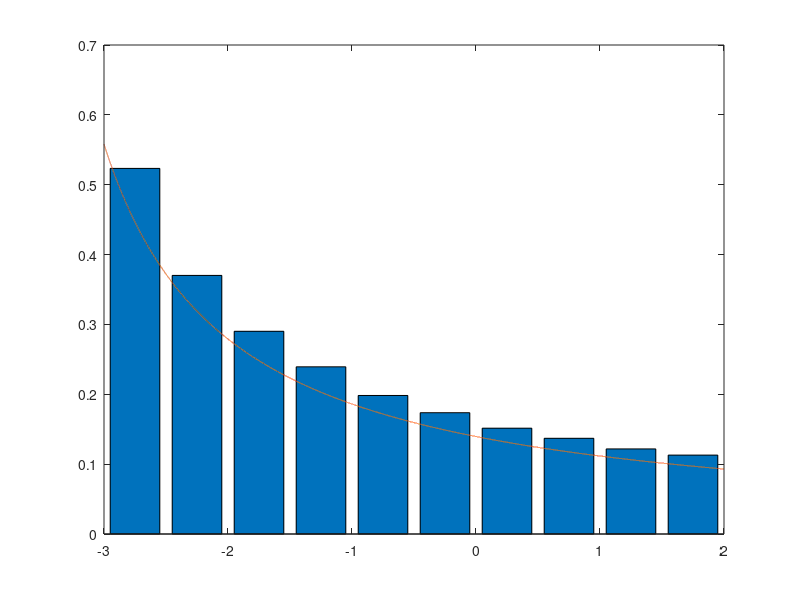
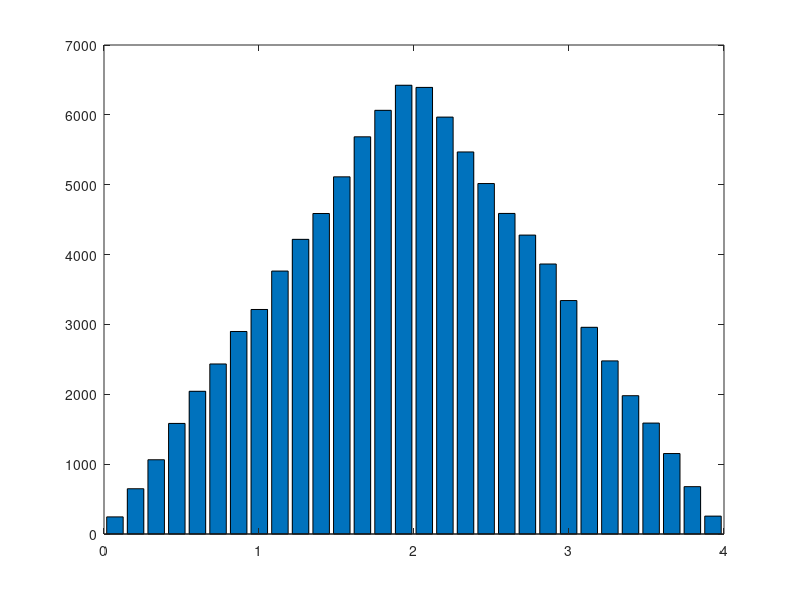

MATLAB code for these plots, in order: (Note: this script raises an error after producing the figures.)
clear variables;
close all;

n = 50000;

% On sais que F(X) = Y ~ U([0; 1])
%donc on genere Y comme dans l'exo 1 
% et on fait X = F^-1 (Y)

%empirique
Y = rand(1, n);
X = exp( Y * log(6) ) - 4;

[h, xout] = hist(X, 10);
aire = trapz(xout, h)

bar(xout, h/ aire)
hold on;

%theo 
a = -3;
b = 2;
alpha = 1/ log(6);

x = a : ( abs(a) + abs(b) ) / (n - 1) : b;
f = alpha ./ (x + 4);

plot(x, f)

%calcule

E_emp = mean(xout)
E_theo = ( a + b ) / 2

V_emp = mean(xout.^2) - mean(xout).^2
V_theo = (b-a)^2 / 12

sigma_emp = sqrt( V_emp )
sigma_theo = sqrt( V_theo )


% partie 2 

figure(2);

n=100000;% nombre d’expériences

Y1= rand(1, n / 2) / 2; 
Y2= rand( 1, n/2) / 2  + 0.5;

X1= sqrt( 8 * Y1 ); % simulation de la VA X sur [0,2[
X2= -sqrt(-8 * Y2 + 8 ) + 4; % simulation de la VA X sur [2,4[

X= [X1, X2];% concaténation des VA X1 et X2

[h,xout]= hist(X, 30);% calcul de l’histogramme de X
bar(xout, h);% affichage de l’histogramme de X

mu_emp= mean(X);
sigma_emp= sqrt( mean(X.^2) - mean(X).^2 ); % écart type empirique
mu_th= trapz(0.1 :2/( (n/2 - 1) ):2 , (0.1 :2/( (n/2 - 1) ):2) .* 1/4 .* (0.1 :2/( (n/2 - 1) ):2) ) + trapz(2 :2/( (n/2 - 1) ):4 , (2 :2/( (n/2 - 1) ):4) .* (1/4 .* (4 - (0.1 :2/( (n/2 - 1) ):2)))) % moyenne théorique
sigma_th=1% écart type théoriquef

fprintf('Moyenne empirique : %f,\t Moyenne théorique : %f\n',mu_emp,mu_emp);
fprintf('Ecart type empirique : %f,\t Ecart type théorique : %f\n',sigma_emp,sigma_th);